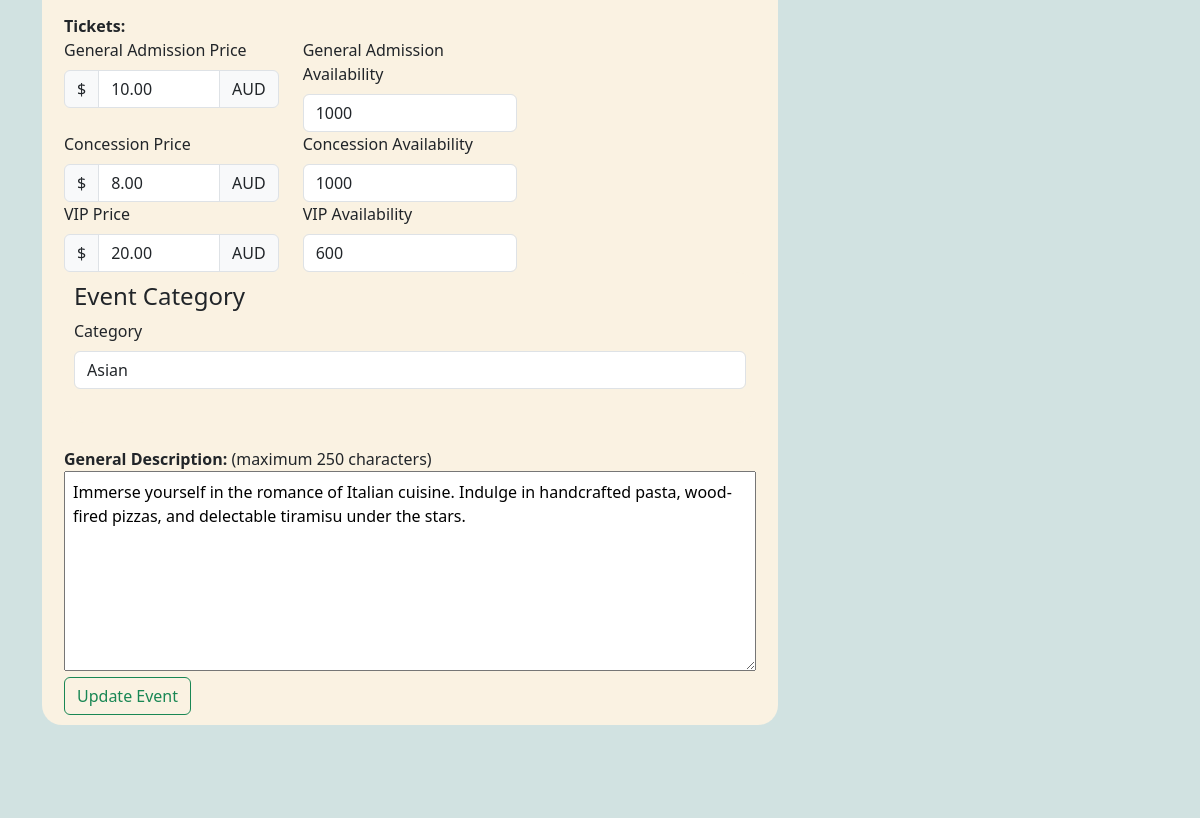
Page /events/update_event/1 (signed in, middle part) on the earlier database version.
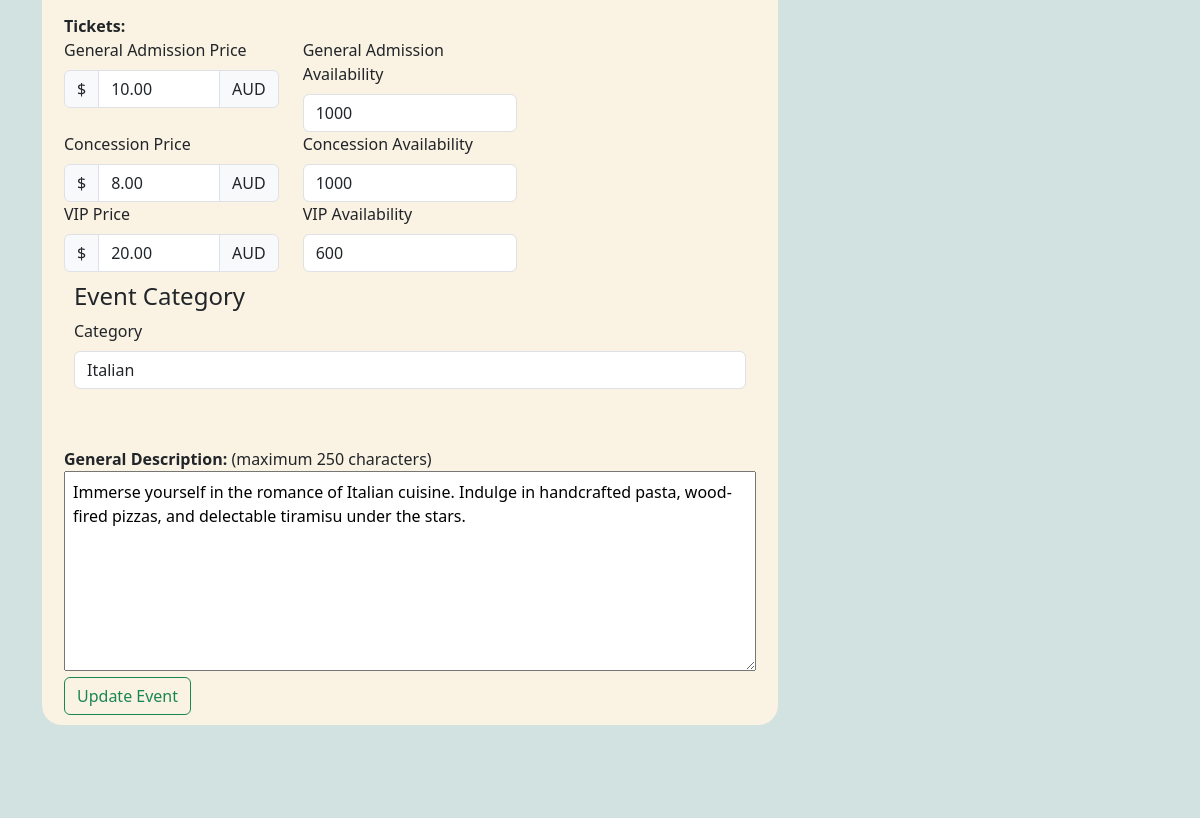
Same page on the later database version.
### website/models.py (models this page shows, shortened)
class Event(db.Model):
    __tablename__ = 'events'
    id = db.Column(db.Integer, primary_key=True)
    name = db.Column(db.String(80), nullable=False)
    location = db.Column(db.String(400), nullable=False)
    start_date = db.Column(db.Date, nullable=False)
    end_date = db.Column(db.Date, nullable=False)
    start_time = db.Column(db.Time, nullable=False)
    end_time = db.Column(db.Time, nullable=False)
    ga_price = db.Column(db.Numeric, nullable=False)
    ga_availability = db.Column(db.Integer, nullable=False)
    concession_price = db.Column(db.Numeric, nullable=False)
    concession_availability = db.Column(db.Integer, nullable=False)
    vip_price = db.Column(db.Numeric, nullable=False)
    vip_availability = db.Column(db.Integer, nullable=False)
    description = db.Column(db.Text, nullable=False)
    image = db.Column(db.String(400), nullable=True)
    event_guidelines = db.Column(db.Text, nullable=True)
    terms_conditions = db.Column(db.Text, nullable=True)
    category = db.Column(db.String(80), nullable=True)
    comments = db.relationship('Comment', backref='event')
    user_id = db.Column(db.Integer, db.ForeignKey('users.id'))
    user = db.relationship('User', backref=db.backref('events', lazy=True))
    is_cancelled = db.Column(db.Boolean, default=False)
    event_bookings = db.relationship('Bookings', back_populates='event', lazy=True)

### website/events.py (the view)
@bp.route('/update_event/<int:id>', methods=['GET', 'POST'])
@login_required
def update_event(id):
    event = Event.query.get_or_404(id)
    if event.user_id != current_user.id:
        flash('You do not have permission to edit this event.')
        return redirect(url_for('event.show', id=id))
    form = EventForm(obj=event)  # Pre-populate the form with the event's data
    if form.validate_on_submit():
        event.name = form.name.data
        event.location = form.location.data
        event.start_date = form.start_date.data
        event.end_date = form.end_date.data
        event.start_time = form.start_time.data
        event.end_time = form.end_time.data
        event.ga_price = form.ga_price.data
        event.ga_availability = form.ga_availability.data
        event.concession_price = form.concession_price.data
        event.concession_availability = form.concession_availability.data
        event.vip_price = form.vip_price.data
        event.vip_availability = form.vip_availability.data
        event.description = form.description.data
        if form.image_update.data: # Check if the image file has been updated
            new_image_filename = save_image(form.image_update.data)
            if new_image_filename:
                event.image = new_image_filename
        event.category = form.category.data
        event.event_guidelines = form.event_guidelines.data
        event.terms_conditions = form.terms_conditions.data
        try:
            db.session.commit()
            print("Successful update")
            flash('Event updated successfully.')
            return redirect(url_for('main.index'))
        except Exception as e:
            print("Error updating event:", e)
            db.session.rollback()
            flash('An error occurred. Event update failed.')
    else:
        print(form.errors)
    return render_template('events/updateEvent.html', form=form, event=event)

### website/templates/events/updateEvent.html (shortened to what this page needs)
{% extends 'base.html' %}
{% block header %}
<link rel="stylesheet" href="{{ url_for('static', filename='style/style.css') }}">
{% endblock %}
{% block content %}
<div>
    <form method="post" action="{{ url_for('event.update_event', id=event.id) }}" enctype="multipart/form-data" class="container">
        <div class="row">
            <div class="col-sm-8">
                <div class="formLayout">
                    <div class="container">
                        {{ form.name(class="form-control") }}<br>
                        {{ form.location(class="form-control") }}<br>
                        <b>Date:</b><br>
                        <br>
                        <b>Time:</b><br>
                        <br>
                        <b>Tickets:</b><br>
                        <div class="row">
                            <div class="col-sm-4">
                                {{ form.ga_price.label(class="form-label") }}
                                <div class="input-group">
                                    <div class="input-group-text">$</div>
                                    {{ form.ga_price(class="form-control") }}
                                    <div class="input-group-text">AUD</div>
                                </div>
                            </div>
                            <div class="col-sm-4">
                                {{ form.ga_availability.label(class="form-label") }}
                                {{ form.ga_availability(class="form-control") }}
                            </div>
                        </div>
                        <div class="row">
                            <div class="col-sm-4">
                                {{ form.concession_price.label(class="form-label") }}
                                <div class="input-group">
                                    <div class="input-group-text">$</div>
                                    {{ form.concession_price(class="form-control") }}
                                    <div class="input-group-text">AUD</div>
                                </div>
                            </div>
                            <div class="col-sm-4">
                                {{ form.concession_availability.label(class="form-label") }}
                                {{ form.concession_availability(class="form-control") }}
                            </div>
                        </div>
                        <div class="row">
                            <div class="col-sm-4">
                                {{ form.vip_price.label(class="form-label") }}
                                <div class="input-group">
                                    <div class="input-group-text">$</div>
                                    {{ form.vip_price(class="form-control") }}
                                    <div class="input-group-text">AUD</div>
                                </div>
                            </div>
                            <div class="col-sm-4">
                                {{ form.vip_availability.label(class="form-label") }}
                                {{ form.vip_availability(class="form-control") }}
                            </div>
                        </div>
                        <div class="row">
                            <div class="col-sm-12">
                                <div class="formLayout">
                                    <h4>Event Category</h4>
                                    {{ form.category.label(class="form-label") }}
                                    {{ form.category(class="form-control") }}<br>
                                </div>
                            </div>
                        </div><br>
                        <b>General Description:</b> (maximum 250 characters)<br>
                        {{ form.description(class="inputBox", maxlength="250") }}<br>
                        {{ form.update_event(class="btn btn-outline-success", value="Update Event") }}
                    </div>
                </div>
            </div>
            <div class="col-sm-4">
            </div>
        </div>
    </form>
</div>
<br><br><br><br>
{% endblock %}

Differences in the rows shown:
changed Event: category "Asian" → "Italian"
